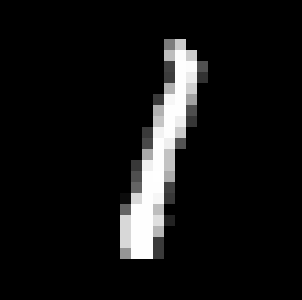
#> input picture ProyectoNumeros/CustomImages/img1.png, 302 x 300 px, found by its file name
$ python ImageTester.py
#> lines starting #> are read from the running program, lines starting #| are printed output that depends on the picture
### ProyectoNumeros/Activation.py
import numpy as np

class ReLUActivation:
    """
    Documentacion Realizada con ayuda de DEEPSEEK
    Implementación de la función de activación ReLU (Rectified Linear Unit).

    Propiedades:
        - Forward: max(0, x)
        - Backward: 1 si x > 0, 0 en otro caso
    """

    def forward(self, inputs):
        """
        Propagación hacia adelante de ReLU.

        Args:
            inputs (numpy.ndarray): Valores de entrada de la capa

        Returns:
            numpy.ndarray: Valores después de aplicar ReLU. Mismo shape que inputs
        """
        self.inputs = inputs  # Guardar inputs para el backward pass
        return np.maximum(0, inputs)

    # [13 lines left out: function backward, not called in this run]

class SoftmaxActivation:
    """
    Docuemtacion Realizada Con Ayuda de DEEPSEEK
    Implementación de la función de activación Softmax.

    Propiedades:
        - Forward: Distribución de probabilidad sobre clases
        - Backward: Calcula el gradiente usando la matriz Jacobiana
    """

    def forward(self, inputs):
        """
        Propagación hacia adelante de Softmax con estabilidad numérica.

        Args:
            inputs (numpy.ndarray): Logits de la capa (outputs antes de activación)

        Returns:
            numpy.ndarray: Probabilidades normalizadas (suma=1 por fila)
        """
        # Estabilidad numérica: restar el máximo para evitar overflow
        shifted_inputs = inputs - np.max(inputs, axis=1, keepdims=True)
        exp_values = np.exp(shifted_inputs)

        # Normalizar las probabilidades
        sum_exp_values = np.sum(exp_values, axis=1, keepdims=True)
        return exp_values / (sum_exp_values + 1e-9)  # +1e-9 para evitar división por 0

    # [13 lines left out: function backward, not called in this run]

### ProyectoNumeros/Network.py
import numpy as np
from DenseLayer import DenseLayer
from Activation import ReLUActivation, SoftmaxActivation
from LossFunctions import CrossEntropyLoss

class NeuralNetwork:
    """
    Docuemtacion Realizada Con Ayuda de DEEPSEEK
    Implementa una red neuronal feedforward para clasificación multiclase.

    Arquitectura básica:
    Input -> DenseLayer1 -> ReLU -> [DenseLayer2 -> ReLU] -> OutputLayer -> Softmax

    Args:
        input_size (int): Número de características de entrada (ej. 784 para MNIST)
        hidden_size (int): Neuronas en la(s) capa(s) oculta(s)
        output_size (int): Neuronas en capa de salida (clases)
        learning_rate (float): Tasa de aprendizaje para SGD (default: 0.1)
        optimizer (Optimizer_Adam): Instancia de optimizador (opcional)
        usingSecondLayer (bool): Habilita segunda capa oculta (default: False)
        usingLossRegulation (bool): Habilita regularización L2 (default: False)
    """

    def __init__(self, input_size, hidden_size, output_size, model, learning_rate=0.1,
                 optimizer=None, usingSecondLayer=False, usingLossRegulation=False):
        """
        Inicializa la red neuronal con parámetros configurables.
        """
        # Configuración de arquitectura
        self.usingSecondLayer = usingSecondLayer
        self.usingLossRegulation = usingLossRegulation
        self.model = model + ("_2" if usingSecondLayer else "")


        # Capa 1: Entrada -> Oculta
        self.capa1 = DenseLayer(input_size, hidden_size)
        self.capa1.weights_loader(f"ProyectoNumeros/models/{self.model}/savedweights_capa1")
        self.activation1 = ReLUActivation()

        # Capa 2 Opcional: Oculta -> Oculta
        if self.usingSecondLayer:
            self.capa2 = DenseLayer(hidden_size, hidden_size)
            self.capa2.weights_loader(f"ProyectoNumeros/models/{self.model}/savedweights_capa2")
            self.activation2 = ReLUActivation()

        # Capa de Salida: Oculta -> Salida
        output_input_size = hidden_size if not self.usingSecondLayer else hidden_size
        self.capa3 = DenseLayer(output_input_size, output_size)
        self.capa3.weights_loader(f"ProyectoNumeros/models/{self.model}/savedweights_capa3")
        self.activation3 = SoftmaxActivation()

        # Configuración de entrenamiento
        self.loss_function = CrossEntropyLoss()
        self.learning_rate = learning_rate
        self.optimizer = optimizer

        # Históricos de entrenamiento
        self.training_loss = []    # Pérdida por época
        self.test_accuracy = []    # Precisión en test

    def forward(self, X):
        """
        Propagación hacia adelante a través de la red.

        Args:
            X (numpy.ndarray): Datos de entrada (batch_size x input_size)

        Returns:
            numpy.ndarray: Salida después de softmax (probabilidades)

        Almacena internamente:
            - Salidas de cada capa para backward pass
        """
        x = self.capa1.forward(X)
        x = self.activation1.forward(x)

        if self.usingSecondLayer:
            x = self.capa2.forward(x)
            x = self.activation2.forward(x)

        x = self.capa3.forward(x)
        return self.activation3.forward(x)

    # [92 lines left out: functions backward, train, not called in this run]

    def predict(self, X):
        """
        Realiza predicciones sobre nuevos datos.

        Args:
            X (numpy.ndarray): Datos de entrada (batch_size x input_size)

        Returns:
            numpy.ndarray: Clases predichas (índices)
        """
        return np.argmax(self.forward(X), axis=1)

    # [23 lines left out: functions _save_weights, _manual_update_weights, not called in this run]

### ProyectoNumeros/DenseLayer.py
import numpy as np
import os

class DenseLayer:
    """
    Docuemtacion Realizada Con Ayuda de DEEPSEEK

    Implementa una capa densa (fully connected) para redes neuronales.

    Características:
    - Inicialización de pesos con He et al. (2015) para activaciones ReLU
    - Soporte para regularización L2
    - Funcionalidad para guardar/cargar pesos desde disco
    - Cálculo eficiente de gradientes durante backpropagation
    """

    def __init__(self, input_size, output_size):
        """
        Inicializa los parámetros de la capa.

        Args:
            input_size (int): Número de características de entrada
            output_size (int): Número de neuronas en la capa

        Inicializa:
            weights: Matriz de pesos con inicialización He et al.
            biases: Vector de biases inicializados en cero
        """
        # Inicialización He para mejorar convergencia con ReLU
        self.weights = np.random.randn(input_size, output_size) * np.sqrt(2. / input_size)
        self.biases = np.zeros((1, output_size))  # Bias por neurona

    def forward(self, inputs):
        """
        Propagación hacia adelante.

        Args:
            inputs (numpy.ndarray): Datos de entrada (batch_size x input_size)

        Returns:
            numpy.ndarray: Salida de la capa (batch_size x output_size)

        Almacena:
            inputs: Guarda las entradas para usar en backpropagation
        """
        self.inputs = inputs  # Guardar para cálculo de gradientes
        return np.dot(inputs, self.weights) + self.biases

    # [43 lines left out: functions backward, weights_saver, not called in this run]

    def weights_loader(self, path="ProyectoNumeros/models/base/savedweights"):
        """
        Carga pesos y biases desde archivos .npy.

        Args:
            path (str): Directorio con los archivos de pesos

        Comportamiento:
            - Si los archivos existen y coinciden las dimensiones: carga los pesos
            - Si hay error de dimensiones: mantiene inicialización aleatoria
            - Si no encuentra archivos: usa inicialización aleatoria
        """
        try:
            # Cargar archivos
            loaded_weights = np.load(f"{path}/weights.txt.npy")
#> (reads ProyectoNumeros/savedweights/weights.txt.npy from the repository)
            loaded_biases = np.load(f"{path}/biases.txt.npy")
#> (reads ProyectoNumeros/savedweights/biases.txt.npy from the repository)

            # Verificar compatibilidad de dimensiones
            if loaded_weights.shape == self.weights.shape and loaded_biases.shape == self.biases.shape:
                self.weights = loaded_weights
                self.biases = loaded_biases
                print(f"Loaded weights from {path}")
            else:
                print(f"Dimension mismatch in {path}. Using random initialization.")
        except FileNotFoundError:
            print(f"No weights found in {path}. Using random initialization.")

### ProyectoNumeros/Optimizer_Adam.py
import numpy as np

class Optimizer_Adam:
    """
    Docuemtacion Realizada Con Ayuda de DEEPSEEK
    Implementación del optimizador Adam (Adaptive Moment Estimation).

    Características:
    - Combina ventajas de RMSProp y Momentum
    - Mantiene tasas de aprendizaje adaptativas por parámetro
    - Incluye corrección de bias para estimaciones iniciales
    - Soporta decaimiento de tasa de aprendizaje
    """

    def __init__(self, learning_rate, decay=0., epsilon=1e-7, beta_1=0.9, beta_2=0.999):
        """
        Inicializa el optimizador con parámetros de configuración.

        Args:
            learning_rate (float): Tasa de aprendizaje inicial (η)
            decay (float): Tasa de decaimiento para learning rate (default: 0)
            epsilon (float): Pequeño valor para estabilidad numérica (default: 1e-7)
            beta_1 (float): Factor de decaimiento para primer momento (gradientes) (default: 0.9)
            beta_2 (float): Factor de decaimiento para segundo momento (gradientes al cuadrado) (default: 0.999)
        """
        self.learning_rate = learning_rate
        self.current_learning_rate = learning_rate
        self.decay = decay
        self.iterations = 0
        self.epsilon = epsilon
        self.beta_1 = beta_1  # Para el promedio de los gradientes (primer momento)
        self.beta_2 = beta_2  # Para el promedio de los gradientes al cuadrado (segundo momento)

    # [53 lines left out: functions pre_update_params, update_params, post_update_params, not called in this run]

### ProyectoNumeros/ImageTester.py
import numpy as np
import matplotlib.pyplot as plt
from Network import NeuralNetwork
from Optimizer_Adam import Optimizer_Adam

def load_trained_model():
    """
    Docuemtacion Realizada Con Ayuda de DEEPSEEK
    Carga un modelo pre-entrenado desde los pesos guardados.

    Returns:
        NeuralNetwork: Modelo neuronal con pesos cargados

    Notas:
        - Asume que los pesos están guardados en los directorios:
          - ProyectoNumeros/savedweights_capa1
          - ProyectoNumeros/savedweights_capa2
        - Crea una nueva instancia de red neuronal con la misma arquitectura que durante el entrenamiento
    """
    # Inicialización del optimizador Adam (si está activado)
    learning_rate = 0.1
    optimizer = Optimizer_Adam(
        learning_rate=learning_rate,
        decay=1e-3  # Decaimiento de tasa de aprendizaje
    )


    nn = NeuralNetwork(input_size=784, hidden_size=128, output_size=10, model="model6", learning_rate=0.1, optimizer=optimizer, usingSecondLayer=False, usingLossRegulation=True)

    nn.capa1.weights_loader(f"ProyectoNumeros/savedweights_capa1")
    nn.capa3.weights_loader(f"ProyectoNumeros/savedweights_capa3")

    return nn

def process_custom_image(image_path):
    """
    Preprocesa una imagen personalizada para ser compatible con el modelo MNIST.

    Args:
        image_path (str): Ruta del archivo de imagen a procesar

    Returns:
        numpy.ndarray: Imagen procesada (1x784) normalizada

    Pasos de procesamiento:
        1. Conversión a escala de grises
        2. Redimensionamiento a 28x28 pixeles
        3. Normalización de valores [0-255] a [0.0-1.0]
        4. Aplanado a vector 1D (784 elementos)
    """
#> called with image_path = 'ProyectoNumeros/CustomImages/img1.png'
    from PIL import Image  # Importación local para reducir dependencias

    img = Image.open(image_path).convert('L')  # Convertir a monocromo
    img = img.resize((28, 28))  # Ajustar tamaño a 28x28 pixeles
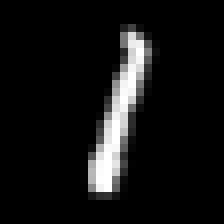
#> img: PIL image 28x28 L (shown 8 times larger); min 0, max 255, mean 19.2
    img_array = np.array(img)  # Convertir a numpy array
    img_array = img_array.reshape(1, 784) / 255.0  # Aplanar y normalizar
    return img_array

def test_custom_image(model, image_path):
    """
    Realiza una predicción sobre una imagen personalizada y muestra resultados.

    Args:
        model (NeuralNetwork): Modelo entrenado cargado
        image_path (str): Ruta de la imagen a evaluar

    Returns:
        int: Dígito predicho (0-9)

    Muestra:
        - Imagen procesada
        - Título con predicción
    """
    processed_image = process_custom_image(image_path)
    prediction = model.predict(processed_image)
#> in forward, `sum_exp_values = np.sum(exp_values, axis=1, keepdims=True)`: sum_exp_values = [3.62]
#> prediction = [4]

    # Visualización de la imagen y predicción
    plt.imshow(processed_image.reshape(28, 28), cmap='gray')
    plt.title(f"Predicción: {prediction[0]}")
    plt.axis('off')
    plt.show()
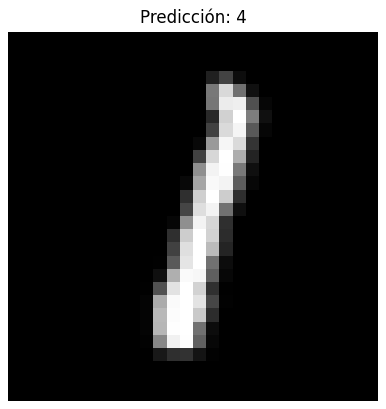
#> figure drawn by matplotlib, 1 panel

    return prediction[0]

# Ejemplo de uso
if __name__ == "__main__":
    model = load_trained_model()
    result = test_custom_image(model, "ProyectoNumeros/CustomImages/img1.png")
#> result = 4
    print("El número identificado es:", result)
#| El número identificado es: 4
